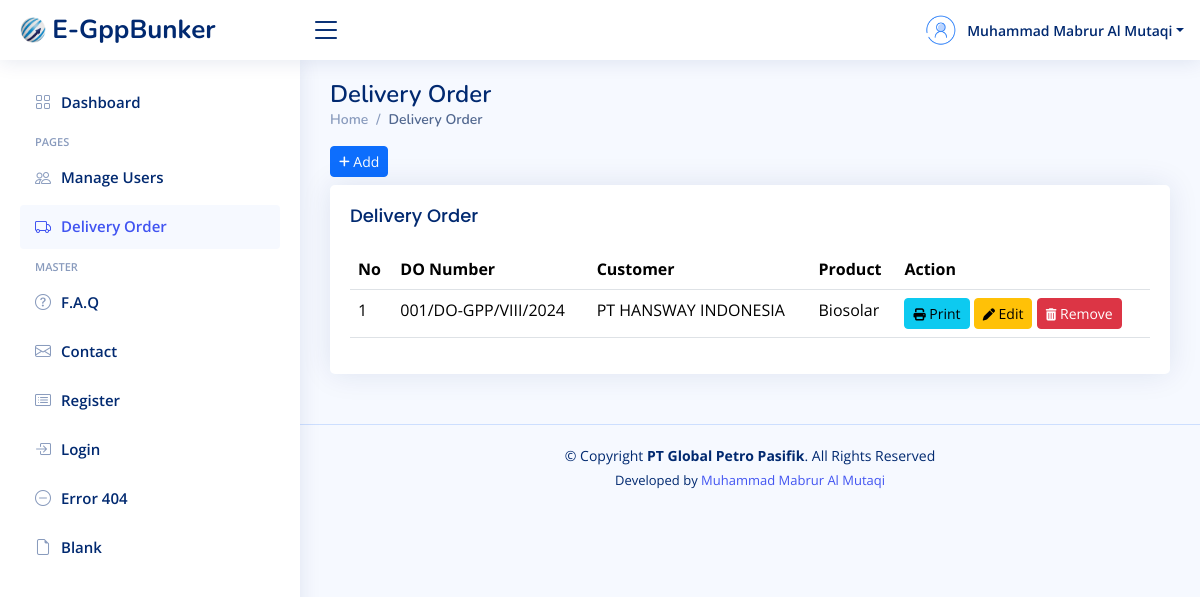
/manage-delivery-order.php (signed in), run on an earlier commit of the app's database.
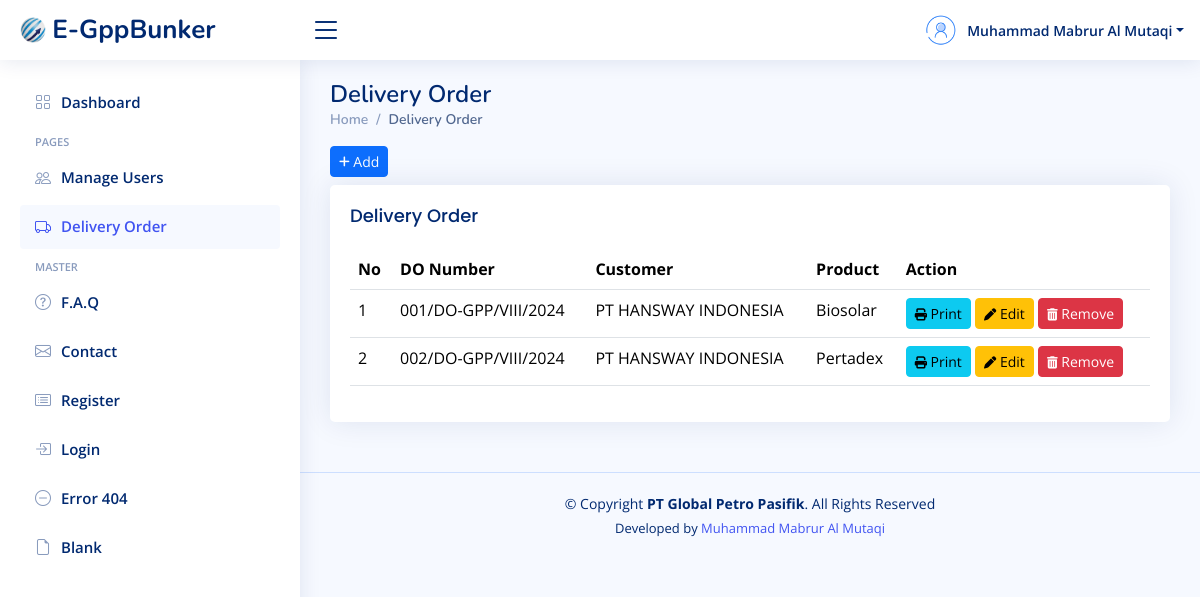
And on a later commit of the database.
### tables this page shows
CREATE TABLE `delivery_order` (
  `id_do` int(10) NOT NULL,
  `po_number` varchar(50) DEFAULT NULL,
  `do_number` varchar(50) NOT NULL,
  `do_date` date DEFAULT NULL,
  `customer_id` int(10) NOT NULL,
  `product` varchar(60) NOT NULL,
  `armada` varchar(60) NOT NULL,
  `quantity` varchar(12) NOT NULL,
  `driver` varchar(50) DEFAULT NULL,
  `departure_time` varchar(30) DEFAULT NULL,
  `arrival_time` varchar(30) DEFAULT NULL,
  `loading_port` varchar(50) NOT NULL,
  `discharging_port` varchar(50) NOT NULL,
  `commence_pump` varchar(30) DEFAULT NULL,
  `finished_pump` varchar(30) DEFAULT NULL,
  `seal_number1` varchar(30) DEFAULT NULL,
  `seal_number2` varchar(30) DEFAULT NULL
);

CREATE TABLE `customer` (
  `id_customer` int(10) NOT NULL,
  `customer_name` varchar(60) NOT NULL,
  `address` text NOT NULL
);

### manage-delivery-order.php (the view, shortened to what this page needs)
<?php
    include "koneksi.php";
    $nama = $_SESSION["nama"];
?>
<!DOCTYPE html>
<html lang="en">
<?php
    include "layouts/head-css.php";
?>
<body>
<?php
    include "layouts/header.php";
?>
<?php
    include "layouts/sidebar.php";
?>
<main id="main" class="main">
    <div class="pagetitle">
      <h1>Delivery Order</h1>
      <nav>
        <ol class="breadcrumb">
          <li class="breadcrumb-item"><a href="index.php">Home</a></li>
          <li class="breadcrumb-item active">Delivery Order</li>
        </ol>
      </nav>
    </div>
    <a href="tambah-delivery.php" class="btn btn-primary btn-sm mb-2"><i class="fa fa-plus fa-sm"></i> Add</a>
    <section class="section">
      <div class="row">
        <div class="col-lg-12">
          <div class="card">
            <div class="card-body">
              <h5 class="card-title">Delivery Order</h5>
              <table class="table datatable">
                <thead>
                  <tr>
                    <th>No</th>
                    <th>DO Number</th>
                    <th>Customer</th>
                    <th>Product</th>
                    <th>Action</th>
                  </tr>
                </thead>
                <tbody>
                <?php
                    $no = 1;
                    $query = "SELECT * FROM delivery_order JOIN customer ON customer.id_customer=delivery_order.customer_id";
                    $tampil = mysqli_query($koneksi, $query);
                    if (mysqli_num_rows($tampil) > 0) {
                        while ($data = mysqli_fetch_assoc($tampil)){
                ?>
                  <tr>
                    <td><?= $no++?></td>
                    <td><?= $data['do_number']?></td>
                    <td><?= $data['customer_name']?></td>
                    <td><?= $data['product']?></td>
                    <td>
                      <a href="#" class="btn btn-info btn-sm" onclick="printContent(<?= $data['id_do']?>);"><i class="fa fa-print fa-sm"></i> Print</a>
                      <a href="edit-delivery.php?id_do=<?= $data['id_do']?>" class="btn btn-warning btn-sm"><i class="fa fa-pen fa-sm"></i> Edit</a>
                      <a href="#" class="btn btn-danger btn-sm" onclick="return confirmRemove(<?= $data['id_do']?>);"><i class="fa fa-trash fa-sm"></i> Remove</a>
                    </td>
                  </tr>
                <?php
                    }
                } else {
                ?>
                    <tr>
                        <td colspan="5" class="text-center">Tidak ada data</td>
                    </tr>
                <?php } ?>
                </tbody>
              </table>
            </div>
          </div>
        </div>
      </div>
    </section>
  </main>
<?php
    include "layouts/footer.php";
?>
</body>
</html>

### layouts/head-css.php (shortened to what this page needs)
<head>
  <link href="assets/vendor/bootstrap/css/bootstrap.min.css" rel="stylesheet">
  <link href="assets/vendor/bootstrap-icons/bootstrap-icons.css" rel="stylesheet">
  <link href="assets/vendor/boxicons/css/boxicons.min.css" rel="stylesheet">
  <link href="assets/vendor/quill/quill.snow.css" rel="stylesheet">
  <link href="assets/vendor/quill/quill.bubble.css" rel="stylesheet">
  <link href="assets/vendor/remixicon/remixicon.css" rel="stylesheet">
  <link href="assets/vendor/simple-datatables/style.css" rel="stylesheet">
  <link href="assets/css/style.css" rel="stylesheet">
  <link rel="stylesheet" href="node_modules/@fortawesome/fontawesome-free/css/all.min.css">
</head>

### layouts/header.php (shortened to what this page needs)
<header id="header" class="header fixed-top d-flex align-items-center">
<div class="d-flex align-items-center justify-content-between">
  <a href="index.php" class="logo d-flex align-items-center">
    <img src="assets/img/logo-gpp-2.png" alt="">
    <span class="d-none d-lg-block">E-GppBunker</span>
  </a>
  <i class="bi bi-list toggle-sidebar-btn"></i>
</div>
<nav class="header-nav ms-auto">
  <ul class="d-flex align-items-center">
    <li class="nav-item dropdown pe-3">
      <a class="nav-link nav-profile d-flex align-items-center pe-0" href="#" data-bs-toggle="dropdown">
        <img src="assets/img/user-286.png" alt="Profile" class="rounded-circle">
        <span class="d-none d-md-block dropdown-toggle ps-2"><?= $nama?></span>
      </a>
    </li>
  </ul>
</nav>
</header>

### layouts/sidebar.php
<aside id="sidebar" class="sidebar">
<ul class="sidebar-nav" id="sidebar-nav">
  <li class="nav-item">
    <a class="nav-link <?= basename($_SERVER['PHP_SELF']) == 'index.php' || basename($_SERVER['PHP_SELF']) == 'my-profile.php' || basename($_SERVER['PHP_SELF']) == 'change-profile.php' || basename($_SERVER['PHP_SELF']) == 'change-password.php' ? '' : 'collapsed'?>" href="index.php">
      <i class="bi bi-grid"></i>
      <span>Dashboard</span>
    </a>
  </li>
  <li class="nav-heading">Pages</li>
  <?php if (isset($_SESSION['is_admin']) && $_SESSION['is_admin'] == true): ?>
    <li class="nav-item ">
      <a class="nav-link <?= basename($_SERVER['PHP_SELF']) == 'manage-users.php' || basename($_SERVER['PHP_SELF']) == 'tambah-user.php' || basename($_SERVER['PHP_SELF']) == 'reset-password.php' ? '' : 'collapsed'?>" href="manage-users.php">
        <i class="bi bi-people"></i>
        <span>Manage Users</span>
      </a>
    </li>
  <?php endif; ?>
  <li class="nav-item">
    <a class="nav-link <?= basename($_SERVER['PHP_SELF']) == 'manage-delivery-order.php' || basename($_SERVER['PHP_SELF']) == 'tambah-delivery.php' || basename($_SERVER['PHP_SELF']) == 'edit-delivery.php' ? '' : 'collapsed'?>" href="manage-delivery-order.php">
      <i class="bi bi-truck"></i>
      <span>Delivery Order</span>
    </a>
  </li>
  <li class="nav-heading">Master</li>
  <li class="nav-item">
    <a class="nav-link collapsed" href="pages-faq.html">
      <i class="bi bi-question-circle"></i>
      <span>F.A.Q</span>
    </a>
  </li>
  <li class="nav-item">
    <a class="nav-link collapsed" href="pages-contact.html">
      <i class="bi bi-envelope"></i>
      <span>Contact</span>
    </a>
  </li>
  <li class="nav-item">
    <a class="nav-link collapsed" href="pages-register.html">
      <i class="bi bi-card-list"></i>
      <span>Register</span>
    </a>
  </li>
  <li class="nav-item">
    <a class="nav-link collapsed" href="pages-login.html">
      <i class="bi bi-box-arrow-in-right"></i>
      <span>Login</span>
    </a>
  </li>
  <li class="nav-item">
    <a class="nav-link collapsed" href="pages-error-404.html">
      <i class="bi bi-dash-circle"></i>
      <span>Error 404</span>
    </a>
  </li>
  <li class="nav-item">
    <a class="nav-link collapsed" href="pages-blank.html">
      <i class="bi bi-file-earmark"></i>
      <span>Blank</span>
    </a>
  </li>
</ul>
</aside>

### layouts/footer.php
<footer id="footer" class="footer">
    <div class="copyright">
        &copy; Copyright <strong><span>PT Global Petro Pasifik</span></strong>. All Rights Reserved
    </div>
    <div class="credits">
        Developed by <a href="https://www.instagram.com/mabruralmutaqi/" target="_blank">Muhammad Mabrur Al Mutaqi</a>
    </div>
</footer>

### assets/css/style.css (style rules this page uses)
:root { scroll-behavior: smooth; }
body { font-family: "Open Sans", sans-serif; background: #f6f9ff; color: #444444; }
a { color: #4154f1; text-decoration: none; }
h1, h2, h3, h4, h5, h6 { font-family: "Nunito", sans-serif; }
#main { margin-top: 60px; padding: 20px 30px; transition: all 0.3s; }
.pagetitle { margin-bottom: 10px; }
.pagetitle h1 { font-size: 24px; margin-bottom: 0; font-weight: 600; color: #012970; }
.card { margin-bottom: 30px; border: none; border-radius: 5px; box-shadow: 0px 0 30px rgba(1, 41, 112, 0.1); }
.card-title { padding: 20px 0 15px 0; font-size: 18px; font-weight: 500; color: #012970; font-family: "Poppins", sans-serif; }
.card-body { padding: 0 20px 20px 20px; }
.breadcrumb { font-size: 14px; font-family: "Nunito", sans-serif; color: #899bbd; font-weight: 600; }
.breadcrumb a { color: #899bbd; transition: 0.3s; }
.breadcrumb .breadcrumb-item::before { color: #899bbd; }
.breadcrumb .active { color: #51678f; font-weight: 600; }
.logo { line-height: 1; }
@media (min-width: 1200px) { .logo { width: 280px; } }
.logo img { max-height: 26px; margin-right: 6px; }
.logo span { font-size: 26px; font-weight: 700; color: #012970; font-family: "Nunito", sans-serif; }
.header { transition: all 0.5s; z-index: 997; height: 60px; box-shadow: 0px 2px 20px rgba(1, 41, 112, 0.1); background-color: #fff; padding-left: 20px; }
.header .toggle-sidebar-btn { font-size: 32px; padding-left: 10px; cursor: pointer; color: #012970; }
.header-nav ul { list-style: none; }
.header-nav>ul { margin: 0; padding: 0; }
.header-nav .nav-profile { color: #012970; }
.header-nav .nav-profile img { max-height: 36px; }
.header-nav .nav-profile span { font-size: 14px; font-weight: 600; }
.sidebar { position: fixed; top: 60px; left: 0; bottom: 0; width: 300px; z-index: 996; transition: all 0.3s; padding: 20px; overflow-y: auto; scrollbar-width: thin; scrollbar-color: #aab7cf transparent; box-shadow: 0px 0px 20px rgba(1, 41, 112, 0.1); background-color: #fff; }
@media (min-width: 1200px) { #main, #footer { margin-left: 300px; } }
.sidebar-nav { padding: 0; margin: 0; list-style: none; }
.sidebar-nav li { padding: 0; margin: 0; list-style: none; }
.sidebar-nav .nav-item { margin-bottom: 5px; }
.sidebar-nav .nav-heading { font-size: 11px; text-transform: uppercase; color: #899bbd; font-weight: 600; margin: 10px 0 5px 15px; }
.sidebar-nav .nav-link { display: flex; align-items: center; font-size: 15px; font-weight: 600; color: #4154f1; transition: 0.3; background: #f6f9ff; padding: 10px 15px; border-radius: 4px; }
.sidebar-nav .nav-link i { font-size: 16px; margin-right: 10px; color: #4154f1; }
.sidebar-nav .nav-link.collapsed { color: #012970; background: #fff; }
.sidebar-nav .nav-link.collapsed i { color: #899bbd; }
.footer { padding: 20px 0; font-size: 14px; transition: all 0.3s; border-top: 1px solid #cddfff; }
.footer .copyright { text-align: center; color: #012970; }
.footer .credits { padding-top: 5px; text-align: center; font-size: 13px; color: #012970; }

What changed in the data, as far as the page shows it:
added delivery_order: do_number "002/DO-GPP/VIII/2024", customer.customer_name "PT HANSWAY INDONESIA", product "Pertadex"
